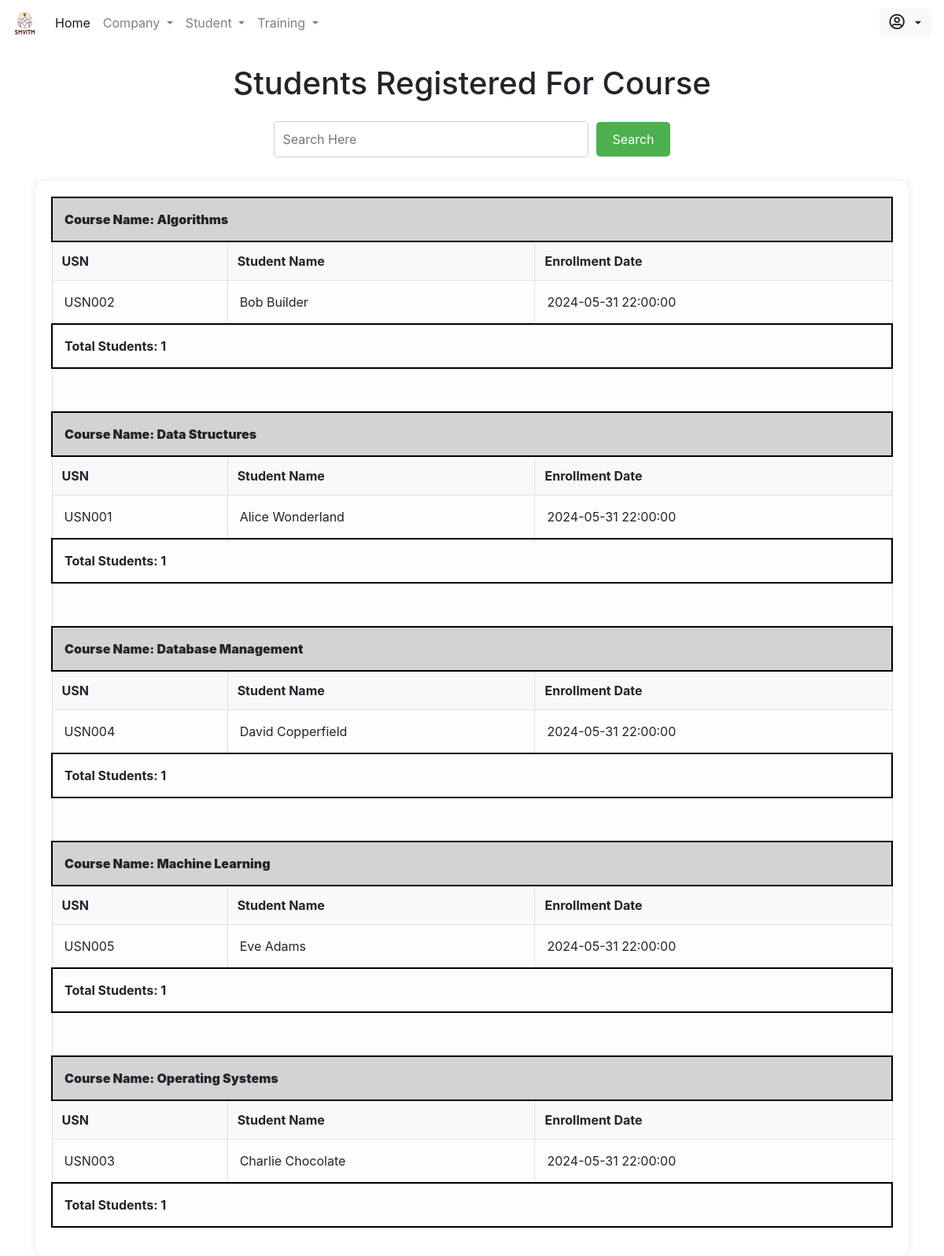
The page /admin/studentcourse.php on the database its author committed.
### tables this page shows
CREATE TABLE `join_course` (
  `id` int(11) NOT NULL AUTO_INCREMENT PRIMARY KEY,
  `course_name` varchar(255) NOT NULL,
  `enrollment_date` timestamp NOT NULL DEFAULT current_timestamp(),
  `student_name` varchar(100) NOT NULL,
  `usn` varchar(20) NOT NULL
);

CREATE TABLE `studentlogin` (
  `usn` varchar(20) NOT NULL,
  `uname` varchar(10) NOT NULL,
  `pwd` varchar(10) NOT NULL,
  `fname` varchar(15) NOT NULL,
  `lname` varchar(15) NOT NULL,
  `email` varchar(40) NOT NULL,
  `phone` varchar(12) NOT NULL,
  `secque` varchar(100) NOT NULL,
  `secans` varchar(100) NOT NULL,
  `course` varchar(100) DEFAULT NULL,
  `branch` varchar(100) DEFAULT NULL,
  `percentage` varchar(10) DEFAULT NULL,
  `yop` varchar(10) DEFAULT NULL,
  `sslc` varchar(100) DEFAULT NULL,
  `puc` varchar(100) DEFAULT NULL
);

### admin/studentcourse.php (the view, shortened to what this page needs)
<!DOCTYPE html>
<html lang="en">
<head>
    <?php include_once 'includes/head.php'; ?>
</head>
<body>
    <?php include_once 'includes/nav.php'; ?>
    <div class="container" style="z-index: 2;">
        <h1 class="form-row justify-content-center mt-4">Students Registered For Course</h1>
        <div class="search-container mt-4">
            <form method="GET">
                <input type="text" name="search" placeholder="Search Here">
                <button type="submit">Search</button>
            </form>
        </div>
        <div class="table-container">
            <div class="table-responsive">
                <table class="table table-hover table-borderless table-light">
                    <tbody>
                    <thead>
                    <?php
                    include_once 'includes/db.inc.php';
                    if (isset($_GET['search'])) {
                        $search = mysqli_real_escape_string($conn, $_GET['search']);
                        $sql = "SELECT jc.course_name, jc.enrollment_date, sl.usn, sl.fname, sl.lname
                                FROM join_course jc
                                LEFT JOIN studentlogin sl ON jc.usn = sl.usn
                                WHERE jc.course_name LIKE '%$search%' OR sl.fname LIKE '%$search%' OR sl.lname LIKE '%$search%'
                                ORDER BY jc.course_name;";
                    } else {
                        $sql = "SELECT jc.course_name, jc.enrollment_date, sl.usn, sl.fname, sl.lname
                                FROM join_course jc
                                LEFT JOIN studentlogin sl ON jc.usn = sl.usn
                                ORDER BY jc.course_name;";
                    }
                    $res = mysqli_query($conn, $sql);
                    $currentCourse = '';
                    $studentCount = 0;
                    while ($row = mysqli_fetch_assoc($res)) {
                        if ($row['course_name'] != $currentCourse) {
                            if ($currentCourse != '') {
                                echo '<tr class="bold-row"><td colspan="4" class="total-students-right"><strong>Total Students: ' . $studentCount . '</strong></td></tr>';
                                echo '<tr><td colspan="4">&nbsp;</td></tr>';
                            }
                            $currentCourse = $row['course_name'];
                            $studentCount = 0;
                            echo '<tr><td colspan="4" class="course-name"><strong>Course Name: ' . $currentCourse . '</strong></td></tr>';
                            echo '<tr><th>USN</th><th>Student Name</th><th>Enrollment Date</th></tr>';
                        }
                        $studentCount++;
                        $studentName = $row['fname'] . ' ' . $row['lname'];
                        echo '<tr>';
                        echo '<td>' . $row['usn'] . '</td>';
                        echo '<td>' . $studentName . '</td>';
                        echo '<td>' . $row['enrollment_date'] . '</td>';
                        echo '</tr>';
                    }
                    if ($currentCourse != '') {
                        echo '<tr class="bold-row"><td colspan="4" class="total-students-right"><strong>Total Students: ' . $studentCount . '</strong></td></tr>';
                    }
                    ?>
                    </thead>
                    </tbody>
                </table>
            </div>
        </div>
    </div>
</body>
</html>

### admin/studentcourse.php (style rules this page uses)
.search-container { display: flex; justify-content: center; margin-bottom: 20px; }
.search-container form { display: flex; align-items: center; }
.search-container input[type=text] { padding: 10px; width: 400px; border-radius: 5px; border: 1px solid #ccc; font-size: 16px; outline: none; }
.search-container button { padding: 10px 20px; border-radius: 5px; background-color: #4CAF50; color: white; border: none; cursor: pointer; font-size: 16px; margin-left: 10px; }
.table-container { margin-top: 30px; background-color: #fff; padding: 20px; border-radius: 10px; box-shadow: 0 0 10px rgba(0, 0, 0, 0.1); }
.table thead th { background-color: #f8f9fa; font-weight: bold; border-bottom: 1px solid #dee2e6; border-top: 1px solid #dee2e6; border-right: 1px solid #dee2e6; }
.table thead th:first-child { border-left: 1px solid #dee2e6; }
.table thead th:last-child { border-right:1px solid #dee2e6 ; }
.table td, .table th { vertical-align: middle; border-right: 1px solid #dee2e6; }
.table td:last-child, .table th:last-child { border-right: 1px solid #dee2e6; }
.table td:first-child, .table th:first-child { border-left: 1px solid #dee2e6; }
.table td { padding: 15px; border-top: 1px solid #dee2e6; }
.table td { padding: 15px; border-bottom: 1px solid #dee2e6; }
.bold-row { border-top: 2px solid #dee2e6; border-bottom: 2px solid #dee2e6; border-left: 2px solid #dee2e6; border-right: 2px solid #dee2e6; border-color: black; }
.course-name { font-weight: bold; background-color: lightgray; border: 2px solid black !important; margin-bottom: 2px !important; }

### rows shown on the page
join_course: course_name "Algorithms", studentlogin.usn "USN002", studentlogin.fname+lname "Bob Builder", enrollment_date "2024-05-31 22:00:00"
join_course: studentCount "1", course_name "Data Structures", studentlogin.usn "USN001", studentlogin.fname+lname "Alice Wonderland", enrollment_date "2024-05-31 22:00:00"
join_course: studentCount "1", course_name "Database Management", studentlogin.usn "USN004", studentlogin.fname+lname "David Copperfield", enrollment_date "2024-05-31 22:00:00"
join_course: studentCount "1", course_name "Machine Learning", studentlogin.usn "USN005", studentlogin.fname+lname "Eve Adams", enrollment_date "2024-05-31 22:00:00"
join_course: studentCount "1", course_name "Operating Systems", studentlogin.usn "USN003", studentlogin.fname+lname "Charlie Chocolate", enrollment_date "2024-05-31 22:00:00"

### other values the page prints
$studentCount "1"
